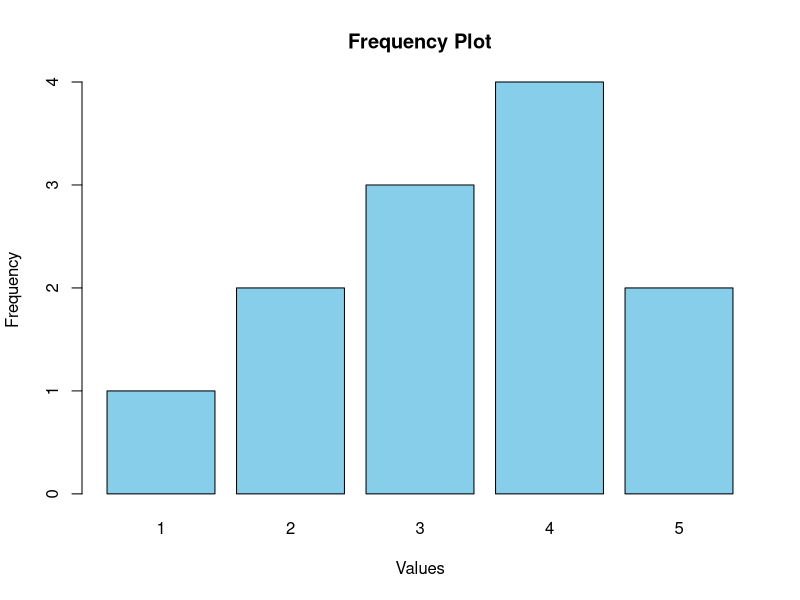

This chart was generated by the following R code:
#Assignment no.11: Simulations- Observed and Theoretical Frequencies
#------------------------------------------------------------------------
# Q1 Write a user defined function to plot frequencies.
#------------------------------------------------------------------------
plot_frequencies <- function(x) {
  freq <- table(x)  # calculate frequency of each value
  barplot(freq,
          main = "Frequency Plot",
          xlab = "Values",
          ylab = "Frequency",
          col = "skyblue")
}

# Example usage
sample_data <- c(1,2,2,3,3,3,4,4,4,4,5,5)
plot_frequencies(sample_data)
#------------------------------------------------------------------------
# Q 3) Perform simulations to show the observed probability tends towards
# theoretical probability with increase in sample size.
#------------------------------------------------------------------------
# Simulation function
simulate_die <- function(n_rolls) {
  rolls <- sample(1:6, size = n_rolls, replace = TRUE)  # simulate die rolls
  freq <- table(rolls) / n_rolls  # observed probability
  return(freq)
}

# Small sample
simulate_die(10)

# Medium sample
simulate_die(100)

# Large sample
simulate_die(10000)